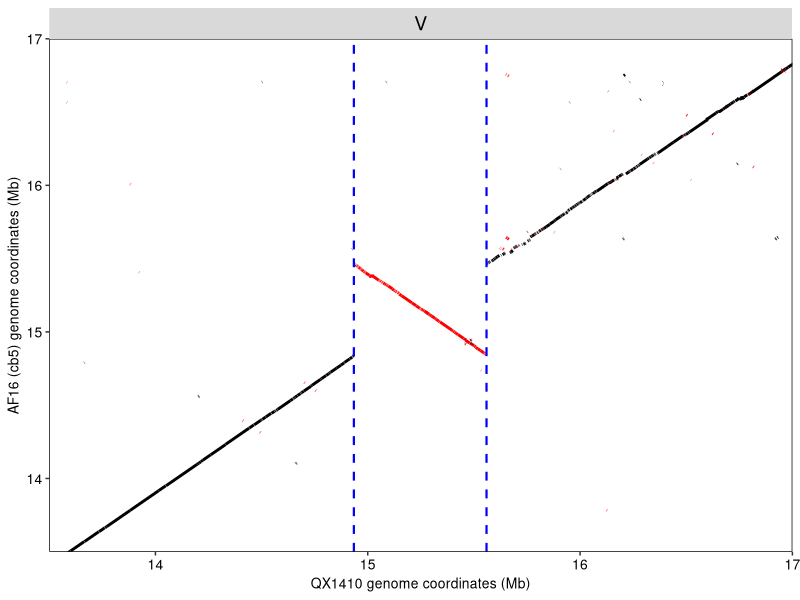
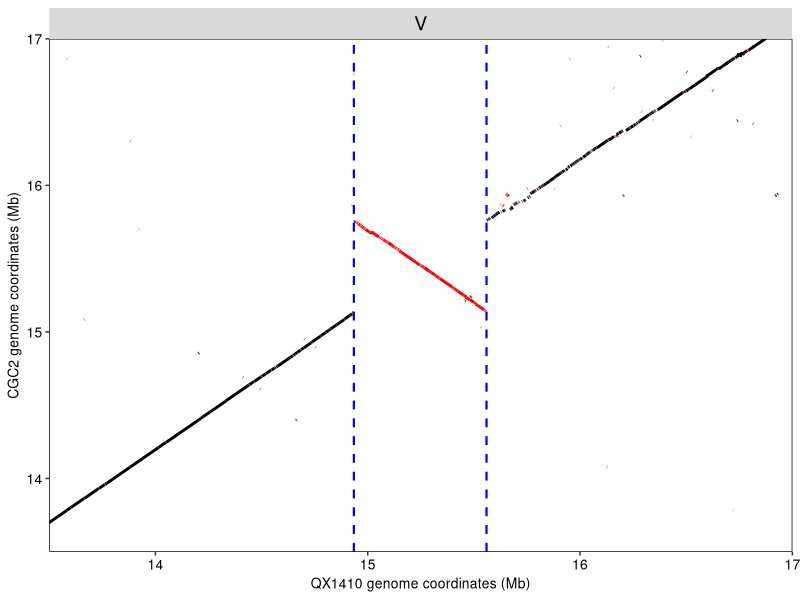
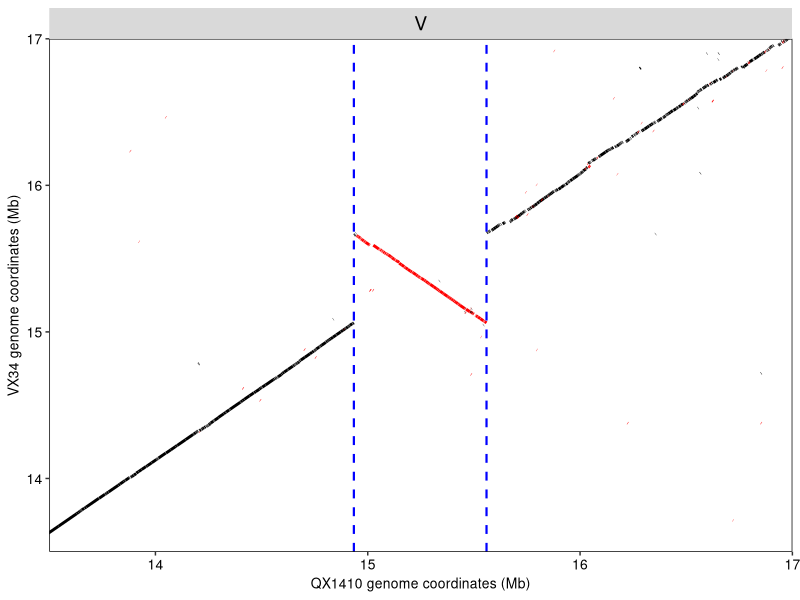

Write R code to recreate these figures, in order. (Note: this script raises an error after producing the figures.)
library(ggplot2)
library(readr)
library(dplyr)
                  

# Loading in nucmer alignment data of AF16 cb4 to QX1410
af_cb4 <- readr::read_tsv("../../processed_data/genome_genome_alignments/AF16_QX1410.transformed.tsv", col_names = c("QXS","QXE","AFS","AFE","L1","L2","IDY","LENR","LENQ","QX_chrom","AF16_chrom")) %>%
  dplyr::mutate(inv = ifelse(AFE < AFS, "yes", "no")) %>%
  dplyr::filter(QX_chrom == "V" & AF16_chrom == "V")

# Plotting alignment of inversion on chromosome V in AF16 cb4
af_cb4_plt <- ggplot(af_cb4) +
  geom_segment(aes(x = QXS/1e6, xend = QXE/1e6, y = AFS/1e6, yend = AFE/1e6, color = inv), linewidth = 1) +
  facet_grid(~QX_chrom) +
  scale_color_manual(values = c(no = "black", yes = "red")) +
  geom_vline(xintercept = 14.934651, linetype = "dashed", linewidth = 0.75, color = "blue") +
  geom_vline(xintercept = 15.559394, linetype = "dashed", linewidth = 0.75, color = "blue") +
  theme(
    panel.background = element_blank(),
    panel.border = element_rect(fill = NA),
    strip.text = element_text(size = 14, color = "black"),
    axis.title = element_text(size = 10, color = "black"),
    axis.text = element_text(size = 10, color = "black"),
    legend.position = "none"
  ) +
  labs(y = "AF16 (cb4) genome coordinates (Mb)", x = "QX1410 genome coordinates (Mb)") +
  scale_x_continuous(expand = c(0,0)) +
  scale_y_continuous(expand = c(0,0)) +
  coord_cartesian(xlim = c(13.5,17), ylim = c(13.5,17))


# Loading in nucmer alignment data of AF16 cb5 to QX1410
af_cb5 <- readr::read_tsv("../../processed_data/genome_genome_alignments/AF16cb5_QX1410.transformed.tsv", col_names = c("QXS","QXE","AFS","AFE","L1","L2","IDY","LENR","LENQ","QX_chrom","AF16_chrom")) %>%
  dplyr::mutate(inv = ifelse(AFE < AFS, "yes", "no")) %>%
  dplyr::filter(QX_chrom == "V" & AF16_chrom == "V")

# Plotting alignment of inversion on chromosome V in AF16 cb5
af_cb5_plt <- ggplot(af_cb5) +
  geom_segment(aes(x = QXS/1e6, xend = QXE/1e6, y = AFS/1e6, yend = AFE/1e6, color = inv), linewidth = 1) +
  facet_grid(~QX_chrom) +
  scale_color_manual(values = c(no = "black", yes = "red")) +
  geom_vline(xintercept = 14.934651, linetype = "dashed", linewidth = 0.75, color = "blue") +
  geom_vline(xintercept = 15.559394, linetype = "dashed", linewidth = 0.75, color = "blue") +
  theme(
    panel.background = element_blank(),
    panel.border = element_rect(fill = NA),
    strip.text = element_text(size = 14, color = "black"),
    axis.title = element_text(size = 10, color = "black"),
    axis.text = element_text(size = 10, color = "black"),
    legend.position = "none"
  ) +
  labs(y = "AF16 (cb5) genome coordinates (Mb)", x = "QX1410 genome coordinates (Mb)") +
  scale_x_continuous(expand = c(0,0)) +
  scale_y_continuous(expand = c(0,0)) +
  coord_cartesian(xlim = c(13.5,17), ylim = c(13.5,17))



# Loading in nucmer alignment data of VX34 to QX1410
vx_qx <- readr::read_tsv("../../processed_data/genome_genome_alignments/VX34_QX1410.transformed.tsv", col_names = c("QXS","QXE","VXS","VXE","L1","L2","IDY","LENR","LENQ","QX_chrom","VX34_chrom")) %>%
  dplyr::mutate(inv = ifelse(VXE < VXS, "yes", "no")) %>%
  dplyr::filter(QX_chrom == "V" & VX34_chrom == "V")

# Plotting alignment of inversion on chromosome V in VX34
vx_qx_plt <- ggplot(vx_qx) +
  geom_segment(aes(x = QXS/1e6, xend = QXE/1e6, y = VXS/1e6, yend = VXE/1e6, color = inv), linewidth = 1) +
  facet_grid(~QX_chrom) +
  scale_color_manual(values = c(no = "black", yes = "red")) +
  geom_vline(xintercept = 14.934651, linetype = "dashed", linewidth = 0.75, color = "blue") +
  geom_vline(xintercept = 15.559394, linetype = "dashed", linewidth = 0.75, color = "blue") +
  theme(
    panel.background = element_blank(),
    panel.border = element_rect(fill = NA),
    strip.text = element_text(size = 14, color = "black"),
    axis.title = element_text(size = 10, color = "black"),
    axis.text = element_text(size = 10, color = "black"),
    legend.position = "none"
  ) +
  labs(y = "VX34 genome coordinates (Mb)", x = "QX1410 genome coordinates (Mb)") +
  scale_x_continuous(expand = c(0,0)) +
  scale_y_continuous(expand = c(0,0)) +
  coord_cartesian(xlim = c(13.5,17), ylim = c(13.5,17))



# Loading in nucmer alignment data of CGC2 to QX1410
cg_qx <- readr::read_tsv("../../processed_data/genome_genome_alignments/CGC2_QX1410.transformed.tsv", col_names = c("QXS","QXE","CGS","CGE","L1","L2","IDY","LENR","LENQ","QX_chrom","CGC2_chrom")) %>%
  dplyr::mutate(inv = ifelse(CGE < CGS, "yes", "no")) %>%
  dplyr::filter(QX_chrom == "V" & CGC2_chrom == "V")

# Plotting alignment of inversion on chromosome V in CGC2
cg_qx_plt <- ggplot(cg_qx) +
  geom_segment(aes(x = QXS/1e6, xend = QXE/1e6, y = CGS/1e6, yend = CGE/1e6, color = inv), linewidth = 1) +
  facet_grid(~QX_chrom) +
  scale_color_manual(values = c(no = "black", yes = "red")) +
  geom_vline(xintercept = 14.934651, linetype = "dashed", linewidth = 0.75, color = "blue") +
  geom_vline(xintercept = 15.559394, linetype = "dashed", linewidth = 0.75, color = "blue") +
  theme(
    panel.background = element_blank(),
    panel.border = element_rect(fill = NA),
    strip.text = element_text(size = 14, color = "black"),
    axis.title = element_text(size = 10, color = "black"),
    axis.text = element_text(size = 10, color = "black"),
    legend.position = "none"
  ) +
  labs(y = "CGC2 genome coordinates (Mb)", x = "QX1410 genome coordinates (Mb)") +
  scale_x_continuous(expand = c(0,0)) +
  scale_y_continuous(expand = c(0,0)) +
  coord_cartesian(xlim = c(13.5,17), ylim = c(13.5,17))


# Creating final plot:
final_plot <- cowplot::plot_grid(
  af_cb4_plt, af_cb5_plt, cg_qx_plt, vx_qx_plt,
  nrow = 2,
  align = "h",
  axis = "tb",
  labels = c("a", "b", "c", "d"))
final_plot


# Saving plot
ggsave("../../figures/supplementary/chrom_V_inversion.png", final_plot, width = 7, height = 3.5, dpi = 600)
